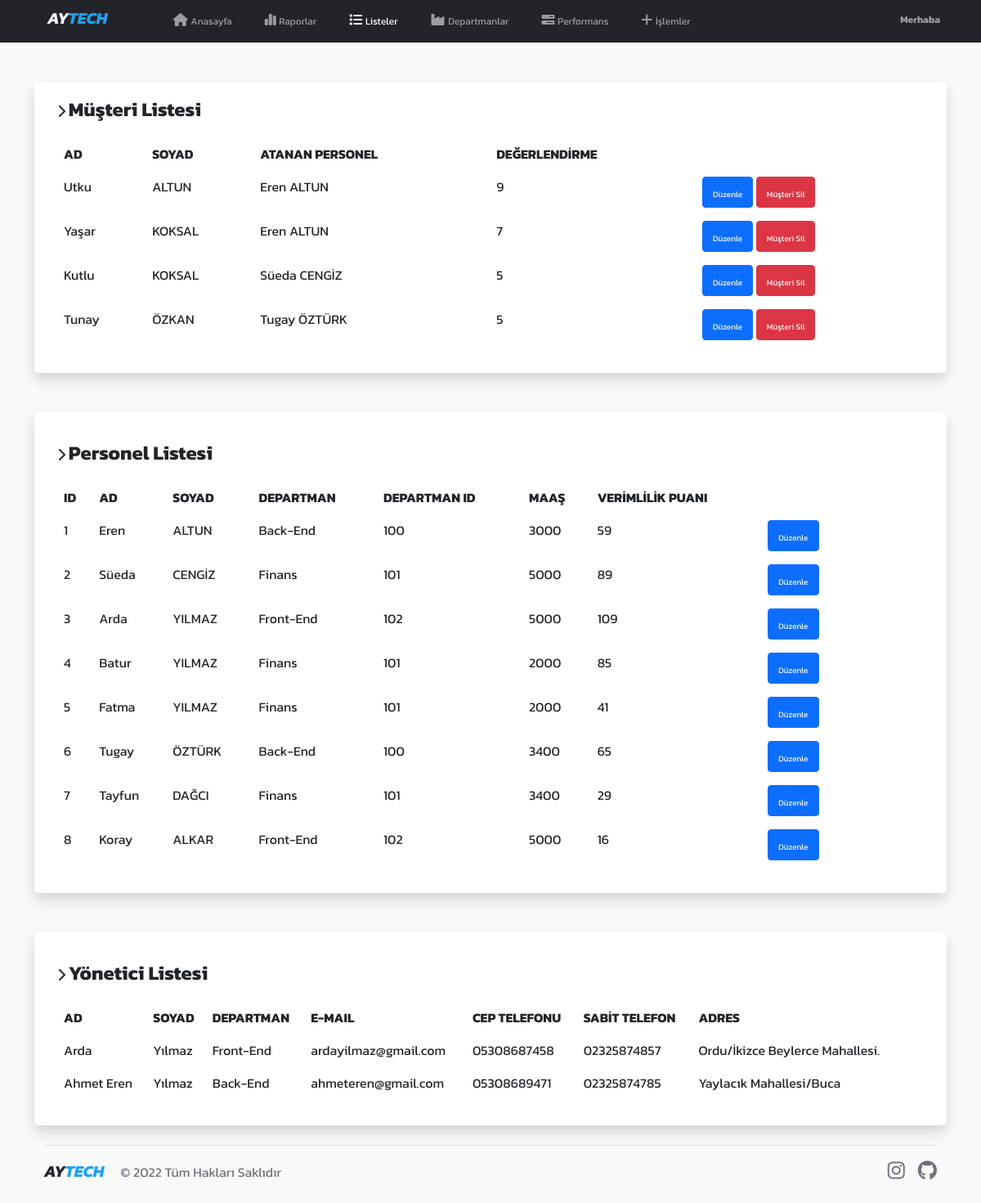
Screenshot of /listeler.php with the database file from the repository.
### tables this page shows
CREATE TABLE IF NOT EXISTS `musteriler` (
  `mus_id` int(11) NOT NULL AUTO_INCREMENT,
  `per_id` int(11) NOT NULL,
  `mus_ad` varchar(255) NOT NULL,
  `mus_soyad` varchar(255) NOT NULL,
  `degerlendirme` int(11) NOT NULL,
  PRIMARY KEY (`mus_id`),
  KEY `per_id` (`per_id`)
);

CREATE TABLE IF NOT EXISTS `personel` (
  `per_id` int(11) NOT NULL,
  `dep_id` int(11) NOT NULL,
  `per_ad` varchar(255) NOT NULL,
  `per_soyad` varchar(255) NOT NULL,
  `basarili_gorev` int(11) NOT NULL,
  `basarisiz_gorev` int(11) NOT NULL,
  `per_maas` int(11) NOT NULL,
  `calisilanGun` int(11) NOT NULL,
  PRIMARY KEY (`per_id`),
  KEY `dep_id` (`dep_id`)
);

CREATE TABLE IF NOT EXISTS `departmanlar` (
  `dep_id` int(11) NOT NULL,
  `dep_ad` varchar(255) NOT NULL,
  PRIMARY KEY (`dep_id`)
);

CREATE TABLE IF NOT EXISTS `puan` (
  `per_id` int(11) NOT NULL,
  `verimlilik_puan` int(11) NOT NULL,
  KEY `per_id` (`per_id`)
);

### listeler.php (the view, shortened to what this page needs)
<?php
$baglanti = mysqli_connect("localhost", "root", "", "karardesteksistemleri");
$baglanti->set_charset("utf8");
?>
<!DOCTYPE html>
<html lang="en">
<head>
    <link href="index.css" rel="stylesheet" />
    <link href="https://cdn.jsdelivr.net/npm/bootstrap@5.1.3/dist/css/bootstrap.min.css" rel="stylesheet">
</head>
<body style="background-color:#F8F9F9; font-family: 'Kanit', sans-serif;">
    <nav class="navbar navbar-expand-md navbar-dark pt-0" style="background-color:#22242a;">
        <div class="container">
            <a href="main.php" class="navbar-brand fw-bold ms-3 me-5" style="text-decoration:none;"><i class="text-light">AY</i><i style="color:#1da1f2;">TECH</i></a>
            <div class="navbar-collapse collapse" id="navbarCollapse">
                <ul class="navbar-nav">
                    <li class="nav-item ms-4">
                        <a href="main.php" class="nav-link">
                            <i class="fas fa-home pt-2"></i> <span style="font-size:12px;">Anasayfa</span>
                        </a>
                    </li>
                    <li class="nav-item ms-4">
                        <a href="raporlar.php" class="nav-link">
                            <i class="fa-solid fa-chart-simple pt-2"></i> <span style="font-size:12px;">Raporlar</span>
                        </a>
                    </li>
                    <li class="nav-item ms-4">
                        <a href="listeler.php" class="nav-link active">
                            <i class="fa-solid fa-list pt-2"></i> <span style="font-size:12px;">Listeler</span>
                        </a>
                    </li>
                    <li class="nav-item ms-4">
                        <a href="departmanlar.php" class="nav-link">
                            <i class="fas fa-industry pt-2"></i> <span style="font-size:12px;">Departmanlar</span>
                        </a>
                    </li>
                    <li class="nav-item ms-4">
                        <a href="gorevler.php" class="nav-link">
                            <i class="fa-solid fa-bars-progress pt-2"></i> <span style="font-size:12px;">Performans</span>
                        </a>
                    </li>
                    <li class="nav-item ms-4">
                        <a href="islemler.php" class="nav-link">
                            <i class="fa-solid fa-plus pt-2"></i> <span style="font-size:12px;">İşlemler</span>
                        </a>
                    </li>
                </ul>
                <ul class="navbar-nav ms-auto">
                    <li class="nav-item dropdown">
                        <a href="#" class="nav-link" data-bs-toggle="dropdown">
                            <span class="ms-2 fw-bold" style="font-family: 'Kanit', sans-serif; font-size:12px;">Merhaba <?php echo $_SESSION["ad"] ?></span>
                        </a>
                    </li>
                </ul>
            </div>
        </div>
    </nav>
    <div class="container">
        <div class="container-fluid">
            <div class="row shadow rounded-3 p-3 bg-body mt-5">
                <div class="col-md">
                    <div class="mb-3">
                        <i class="fas fa-chevron-right"></i> <span class="fs-4 fw-bold">Müşteri Listesi</span>
                    </div>
                    <div class="table-responsive">
                        <table class="table table-borderless">
                            <tr>
                                <th>AD</th>
                                <th>SOYAD</th>
                                <th>ATANAN PERSONEL</th>
                                <th>DEĞERLENDİRME</th>
                            </tr>
                            <?php
                            if ($baglanti) {
                                $sorgu = $baglanti->query("SELECT * FROM musteriler,personel WHERE personel.per_id = musteriler.per_id GROUP BY musteriler.mus_id");
                            } else {
                                echo "Başarısız sorgu.";
                            }
                            while ($sonuc = $sorgu->fetch_assoc()) {
                                $musteriID = $sonuc['mus_id'];
                                $musteriAd = $sonuc['mus_ad'];
                                $musteriSoyad = $sonuc['mus_soyad'];
                                $atananPersonelAd = $sonuc['per_ad'];
                                $atananPersonelSoyad = $sonuc['per_soyad'];
                                $degerlendirme = $sonuc['degerlendirme'];
                            ?>
                                <tr>
                                    <td class="mustericol"><?php echo $musteriAd; ?></td>
                                    <td class="mustericol"><?php echo $musteriSoyad; ?></td>
                                    <td class="mustericol"><?php echo $atananPersonelAd . " " . $atananPersonelSoyad; ?></td>
                                    <td class="mustericol"><?php echo $degerlendirme; ?></td>
                                    <td>
                                        <a class="btn btn-primary me-0 " type="button" href="duzenleMusteri.php?id=<?php echo $musteriID; ?>"><span style="font-size:10px;">Düzenle</span></a>
                                        <a class="btn btn-danger ms-0" href="control/silMusteri.php?id=<?php echo $musteriID; ?>"><span style="font-size:10px;">Müşteri Sil</span></a>
                                    </td>
                                </tr>
                            <?php
                            }
                            ?>
                        </table>
                    </div>
                </div>
            </div>
            <div class="row shadow rounded-3 p-3 bg-body mt-5">
                <div class="row mt-3">
                    <div class="col-md">
                        <div class="mb-3">
                            <i class="fas fa-chevron-right"></i> <span class="fs-4 fw-bold">Personel Listesi</span>
                        </div>
                        <div class="table-responsive">
                            <table class="table table-borderless">
                                <tr>
                                    <th>ID</th>
                                    <th>AD</th>
                                    <th>SOYAD</th>
                                    <th>DEPARTMAN</th>
                                    <th>DEPARTMAN ID</th>
                                    <th>MAAŞ</th>
                                    <th>VERİMLİLİK PUANI</th>
                                    <th></th>
                                </tr>
                                <?php
                                if ($baglanti) {
                                    $sorgu = $baglanti->query("SELECT personel.per_id, personel.per_ad, personel.per_soyad, departmanlar.dep_ad, personel.per_maas, departmanlar.dep_id, puan.verimlilik_puan FROM personel, puan, departmanlar WHERE personel.per_id=puan.per_id AND personel.dep_id=departmanlar.dep_id GROUP BY personel.per_id");
                                } else {
                                    echo "Başarısız sorgu.";
                                }
                                while ($sonuc = $sorgu->fetch_assoc()) {
                                    $departmanAd = $sonuc['dep_ad'];
                                    $personelAd = $sonuc['per_ad'];
                                    $personelMaas = $sonuc['per_maas'];
                                    $personelSoyad = $sonuc['per_soyad'];
                                    $verimlilikPuan = $sonuc['verimlilik_puan'];
                                    $personelID = $sonuc['per_id'];
                                    $departmanID = $sonuc['dep_id'];
                                ?>
                                    <tr>
                                        <td class="personelcol"><?php echo $personelID; ?></td>
                                        <td class="personelcol"><?php echo $personelAd; ?></td>
                                        <td class="personelcol"><?php echo $personelSoyad; ?></td>
                                        <td class="personelcol"><?php echo $departmanAd; ?></td>
                                        <td class="personelcol"><?php echo $departmanID; ?></td>
                                        <td class="personelcol"><?php echo $personelMaas; ?></td>
                                        <td class="personelcol"><?php echo $verimlilikPuan; ?></td>
                                        <td>
                                            <a class="btn btn-primary me-5 " type="button" href="duzenlePersonel.php?id=<?php echo $personelID; ?>"><span style="font-size:10px;">Düzenle</span></a>
                                        </td>
                                    </tr>
                                <?php
                                }
                                ?>
                            </table>
                        </div>
                    </div>
                </div>
            </div>
            <div class="row shadow rounded-3 p-3 bg-body mt-5">
                <div class="row mt-3">
                    <div class="col-md">
                        <div class="mb-3">
                            <i class="fas fa-chevron-right"></i> <span class="fs-4 fw-bold">Yönetici Listesi</span>
                        </div>
                        <div class="table-responsive">
                            <table class="table table-borderless">
                                <tr>
                                    <th>AD</th>
                                    <th>SOYAD</th>
                                    <th>DEPARTMAN</th>
                                    <th>E-MAIL</th>
                                    <th>CEP TELEFONU</th>
                                    <th>SABİT TELEFON</th>
                                    <th>ADRES</th>
                                </tr>
                                <?php
                                if ($baglanti) {
                                    $sorgu3 = $baglanti->query("SELECT yoneticiler.yon_ad, yoneticiler.yon_soyad, departmanlar.dep_ad, yoneticiler.email, yoneticiler.cepTelefonu, yoneticiler.sabitTelefon, yoneticiler.adres FROM yoneticiler, departmanlar WHERE yoneticiler.dep_id=departmanlar.dep_id GROUP BY yoneticiler.yon_id");
                                } else {
                                    echo "Başarısız sorgu.";
                                }
                                while ($sonuc3 = $sorgu3->fetch_assoc()) {
                                    $departmanAd3 = $sonuc3['dep_ad'];
                                    $yoneticiAd = $sonuc3['yon_ad'];
                                    $yoneticiSoyad = $sonuc3['yon_soyad'];
                                    $email = $sonuc3['email'];
                                    $cepTelefonu = $sonuc3['cepTelefonu'];
                                    $sabitTelefon = $sonuc3['sabitTelefon'];
                                    $adres = $sonuc3['adres'];
                                ?>
                                    <tr>
                                        <td class="personelcol"><?php echo $yoneticiAd; ?></td>
                                        <td class="personelcol"><?php echo $yoneticiSoyad; ?></td>
                                        <td class="personelcol"><?php echo $departmanAd3; ?></td>
                                        <td class="personelcol"><?php echo $email; ?></td>
                                        <td class="personelcol"><?php echo $cepTelefonu; ?></td>
                                        <td class="personelcol"><?php echo $sabitTelefon; ?></td>
                                        <td class="personelcol"><?php echo $adres; ?></td>
                                    </tr>
                                <?php
                                }
                                ?>
                            </table>
                        </div>
                    </div>
                </div>
            </div>
</body>
<footer class="d-flex justify-content-between align-items-center pt-3 my-4 border-top">
    <div class="col-md-4">
        <a href="main.php" class="navbar-brand fw-bold text-decoration-none"><i class="text-dark">AY</i><i style="color:#1da1f2;">TECH</i></a>
        <span class="text-muted">© 2022 Tüm Hakları Saklıdır</span>
    </div>
    <ul class="nav col-md-4 d-flex justify-content-end">
        <li>
            <a class="text-muted" target="_blank" href="https://www.instagram.com/ahmmeetteren/?hl=tr"><i class="fa-brands fa-instagram fs-4"></i></a>
        </li>
        <li>
            <a class="text-muted" target="_blank" href="https://github.com/ahmmeetteren"><i class="fa-brands fa-github fs-4 ms-3"></i></a>
        </li>
    </ul>
</footer>
</html>

### index.css (style rules this page uses)
.table-borderless { border-top-style: none; border-left-style: none; border-right-style: none; border-bottom-style: none; }

### rows the page displays
musteriler: mus_ad "Utku", mus_soyad "ALTUN", per.per_ad "Eren", per.per_soyad "ALTUN", degerlendirme "9"
musteriler: mus_ad "Yaşar", mus_soyad "KOKSAL", per.per_ad "Eren", per.per_soyad "ALTUN", degerlendirme "7"
musteriler: mus_ad "Kutlu", mus_soyad "KOKSAL", per.per_ad "Süeda", per.per_soyad "CENGİZ", degerlendirme "5"
musteriler: mus_ad "Tunay", mus_soyad "ÖZKAN", per.per_ad "Tugay", per.per_soyad "ÖZTÜRK", degerlendirme "5"
personel: per_id "1", per_ad "Eren", per_soyad "ALTUN", dep.dep_ad "Back-End", dep.dep_id "100", per_maas "3000", puan.verimlilik_puan "59"
personel: per_id "2", per_ad "Süeda", per_soyad "CENGİZ", dep.dep_ad "Finans", dep.dep_id "101", per_maas "5000", puan.verimlilik_puan "89"
personel: per_id "3", per_ad "Arda", per_soyad "YILMAZ", dep.dep_ad "Front-End", dep.dep_id "102", per_maas "5000", puan.verimlilik_puan "109"
personel: per_id "4", per_ad "Batur", per_soyad "YILMAZ", dep.dep_ad "Finans", dep.dep_id "101", per_maas "2000", puan.verimlilik_puan "85"
personel: per_id "5", per_ad "Fatma", per_soyad "YILMAZ", dep.dep_ad "Finans", dep.dep_id "101", per_maas "2000", puan.verimlilik_puan "41"
personel: per_id "6", per_ad "Tugay", per_soyad "ÖZTÜRK", dep.dep_ad "Back-End", dep.dep_id "100", per_maas "3400", puan.verimlilik_puan "65"
personel: per_id "7", per_ad "Tayfun", per_soyad "DAĞCI", dep.dep_ad "Finans", dep.dep_id "101", per_maas "3400", puan.verimlilik_puan "29"
personel: per_id "8", per_ad "Koray", per_soyad "ALKAR", dep.dep_ad "Front-End", dep.dep_id "102", per_maas "5000", puan.verimlilik_puan "16"

### other values shown
$yoneticiAd "Arda"
$yoneticiSoyad "Yılmaz"
$departmanAd3 "Front-End"
$email "ardayilmaz@gmail.com"
$cepTelefonu "05308687458"
$sabitTelefon "02325874857"
$adres "Ordu/İkizce Beylerce Mahallesi."
$yoneticiAd "Ahmet Eren"
$departmanAd3 "Back-End"
$email "ahmeteren@gmail.com"
$cepTelefonu "05308689471"
$sabitTelefon "02325874785"
$adres "Yaylacık Mahallesi/Buca"
